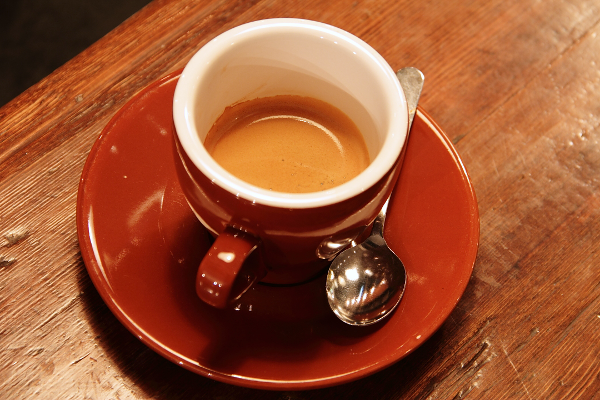
#> input picture skimage.data.coffee(), 600 x 400 px
$ python plot_segmentations.py
#> lines starting #> are read from the running program, lines starting #| are printed output that depends on the picture
import matplotlib.pyplot as plt
import matplotlib.image as mpimg
import numpy as np
from math import log
from copy import copy
from time import time

from sklearn.preprocessing import normalize
from skimage.data import astronaut, coffee
from skimage.color import rgb2gray
from skimage.filters import sobel
from skimage.segmentation import felzenszwalb, slic, quickshift, watershed
from skimage.segmentation import mark_boundaries
from skimage.util import img_as_float
from skimage import io, color

from fastqs import fast_quickshift
from sklearn.cluster import estimate_bandwidth, MeanShift


class RESULT:
    # [12 lines left out: functions __init__, color_segmentes, not called in this run]


def read_image(name):
    # img = img_as_float(coffee()[::2, ::2])
#> called with name = 1
    img = mpimg.imread("./images/" + str(name) + ".jpg")
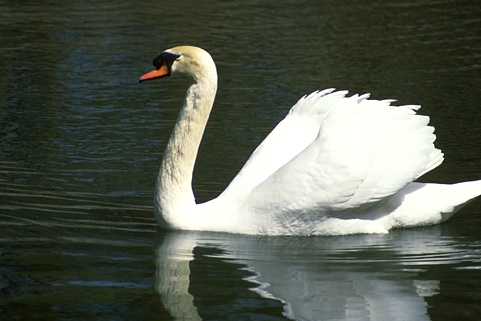
#> input picture images/1.jpg, 481 x 321 px
#> img is the input picture: shape (321, 481, 3); mean R, G, B 86.6, 92.9, 81.5
    img = img_as_float(img[::4, ::4])
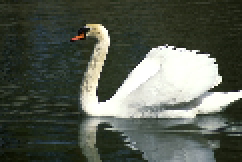
#> img: shape (81, 121, 3) float64 (shown 2 times larger); mean R, G, B 0.338, 0.362, 0.318
    return img


# [62 lines left out: functions __plot, segment, not called in this run]


if __name__ == "__main__":
    images = [img_as_float(coffee()[::4, ::4])]
    for i in range(9):
#> (the run stopped early here; a loop or call above may not have finished)
